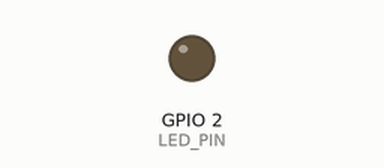
The program below on a simulated ESP32. Shown: output pins drawn as LEDs (lit = HIGH). What the program prints to the serial monitor is not drawn.

Above: at 0.1 s.
At 3.6 s:
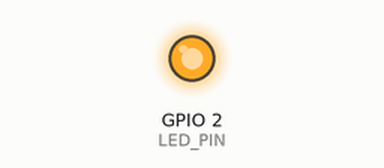
Timing chart, 0 to 5.1 s (numbered marks = the images above):
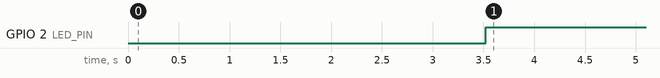

Measured:
- by itself, GPIO 2 (LED_PIN): LOW → HIGH at 3.5 s

The program:

main.cpp
```cpp
#include <Arduino.h>

// ============================================================
// 03 — FreeRTOS : Event Groups (Groupes d'événements)
//
// Un Event Group permet d'attendre PLUSIEURS conditions (bits)
// avant de débloquer une tâche.
//
// Dans cet exemple :
// 3 tâches d'initialisation (tache_wifi, tache_capteurs, tache_moteur)
// effectuent un autotest au démarrage. Chaque tâche active son BIT.
//
// La tache_superviseur attend que TOUS LES BITS soient activés
// (BIT_WIFI | BIT_CAPTEURS | BIT_MOTEUR) avant d'autoriser le
// démarrage du système et d'allumer la LED.
// ============================================================

// ─── Broche ─────────────────────────────────────────────────
constexpr uint8_t LED_PIN = 2; // LED intégrée (DevKit)

// ─── Masques de bits d'événements ───────────────────────────
// Dans FreeRTOS, les 24 premiers bits (0 à 23) d'un EventGroup sont utilisables.
constexpr EventBits_t BIT_WIFI     = (1 << 0); // Bit 0 -> 0b001
constexpr EventBits_t BIT_CAPTEURS = (1 << 1); // Bit 1 -> 0b010
constexpr EventBits_t BIT_MOTEUR   = (1 << 2); // Bit 2 -> 0b100

// Combinaison de tous les bits requis pour démarrer le système
constexpr EventBits_t TOUS_LES_BITS = (BIT_WIFI | BIT_CAPTEURS | BIT_MOTEUR); // 0b111

// ─── Handle de l'Event Group ────────────────────────────────
static EventGroupHandle_t groupeEvenements = nullptr;

// ============================================================
// Tâche 1 : Initialisation du Wi-Fi (prend 2 secondes)
// ============================================================
void tache_wifi(void *pv) {
  Serial.println("[WIFI] 📡 Connexion Wi-Fi en cours...");
  vTaskDelay(pdMS_TO_TICKS(2000)); // Simulation d'une tâche qui prend 2s

  Serial.println("[WIFI] ✅ Wi-Fi connecté avec succès !");

  // Activer le bit du Wi-Fi dans le groupe d'événements
  xEventGroupSetBits(groupeEvenements, BIT_WIFI);

  // La tâche se termine une fois l'initialisation faite
  vTaskDelete(nullptr);
}

// ============================================================
// Tâche 2 : Vérification des Capteurs (prend 3.5 secondes)
// ============================================================
void tache_capteurs(void *pv) {
  Serial.println("[CAPTEURS] 🔍 Autotest des capteurs...");
  vTaskDelay(pdMS_TO_TICKS(3500)); // Simulation de 3.5s

  Serial.println("[CAPTEURS] ✅ Capteurs prêts et calibrés !");

  // Activer le bit des capteurs
  xEventGroupSetBits(groupeEvenements, BIT_CAPTEURS);

  vTaskDelete(nullptr);
}

// ============================================================
// Tâche 3 : Vérification du Moteur (prend 1 seconde)
// ============================================================
void tache_moteur(void *pv) {
  Serial.println("[MOTEUR] ⚙️ Test du driver moteur...");
  vTaskDelay(pdMS_TO_TICKS(1000)); // Simulation de 1s

  Serial.println("[MOTEUR] ✅ Moteur opérationnel !");

  // Activer le bit du moteur
  xEventGroupSetBits(groupeEvenements, BIT_MOTEUR);

  vTaskDelete(nullptr);
}

// ============================================================
// Tâche Superviseur : Attente de la barrière d'initialisation
// ============================================================
void tache_superviseur(void *pv) {
  Serial.println("[SUPERVISEUR] ⏳ En attente de l'initialisation complète...");

  // xEventGroupWaitBits (
  //   groupe,            // Le groupe d'événements à observer
  //   bitsToWaitFor,     // Les bits à attendre (BIT_WIFI | BIT_CAPTEURS | BIT_MOTEUR)
  //   clearOnExit,       // pdTRUE = effacer les bits automatiquement quand la tâche est débloquée
  //   waitForAllBits,    // pdTRUE = attendre que TOUS les bits soient mis à 1 (ET logique)
  //   xTicksToWait       // portMAX_DELAY = attente infinie jusqu'à validation
  // )
  EventBits_t bitsObtenus = xEventGroupWaitBits(
    groupeEvenements,
    TOUS_LES_BITS,
    pdTRUE,  // Effacer les bits en sortant
    pdTRUE,  // Attendre TOUS les bits
    portMAX_DELAY
  );

  // Vérifier si tous les bits demandés ont été validés
  if ((bitsObtenus & TOUS_LES_BITS) == TOUS_LES_BITS) {
    Serial.println("\n==============================================");
    Serial.println("🚀 SYSTÈME PRÊT ! Tous les sous-systèmes sont OK.");
    Serial.println("==============================================\n");

    // Allumer la LED pour indiquer que le système est fonctionnel
    digitalWrite(LED_PIN, HIGH);
  }

  for (;;) {
    // La tâche continue d'exécuter la boucle principale du superviseur
    Serial.println("[SUPERVISEUR] 🟢 Système en cours de fonctionnement...");
    vTaskDelay(pdMS_TO_TICKS(5000));
  }
}

// ============================================================
// Setup / Loop
// ============================================================
void setup() {
  Serial.begin(115200);
  pinMode(LED_PIN, OUTPUT);
  digitalWrite(LED_PIN, LOW);

  // Création du groupe d'événements
  groupeEvenements = xEventGroupCreate();

  if (groupeEvenements == nullptr) {
    Serial.println("ERREUR : Impossible de créer le groupe d'événements !");
    while (true) { vTaskDelay(pdMS_TO_TICKS(1000)); }
  }

  Serial.println("=== 03 — FreeRTOS : Event Groups ===");
  Serial.println("Démarrage de la séquence d'initialisation multi-tâches...\n");

  // Lancement des 3 tâches d'initialisation en parallèle
  xTaskCreatePinnedToCore(tache_wifi,       "wifi",      2048, nullptr, 1, nullptr, 1);
  xTaskCreatePinnedToCore(tache_capteurs,   "capteurs",  2048, nullptr, 1, nullptr, 1);
  xTaskCreatePinnedToCore(tache_moteur,     "moteur",    2048, nullptr, 1, nullptr, 1);

  // Tâche de supervision (priorité 2 pour s'exécuter immédiatement quand les bits sont prêts)
  xTaskCreatePinnedToCore(tache_superviseur, "superv",   2048, nullptr, 2, nullptr, 1);
}

void loop() {
  vTaskDelay(pdMS_TO_TICKS(10000));
}
```
